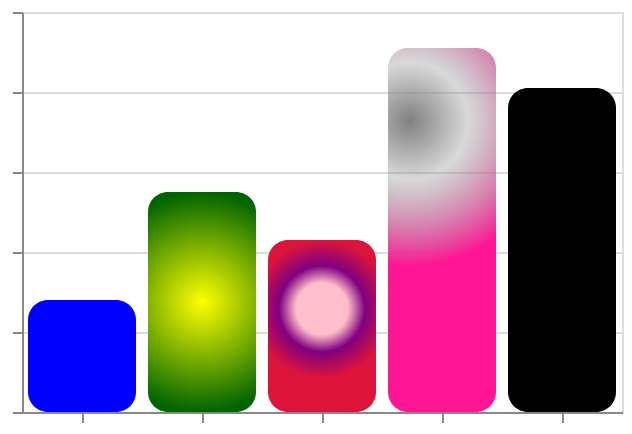

Vega-Lite specification for this chart:
### Vega specification from a JSON file in a GitHub repository (floating-point values rounded to 4 significant figures)
{"$schema": "https://vega.github.io/schema/vega/v5.json", "description": "A simple bar chart with embedded data.", "background": "white", "padding": 5, "height": 200, "style": "cell", "data": [{"name": "source_0", "values": [{"a": "A", "b": 28, "fill": "blue"}, {"a": "B", "b": 55, "fill": {"gradient": "radial", "x1": 0.5, "y1": 0.5, "x2": 0.5, "y2": 0.5, "r1": 0.0, "r2": 0.5, "stops": [{"offset": 0, "color": "yellow"}, {"offset": 1, "color": "darkgreen"}]}}, {"a": "C", "b": 43, "fill": {"gradient": "radial", "x1": 0.5, "y1": 0.4, "x2": 0.5, "y2": 0.4, "r1": 0.15, "r2": 0.4, "stops": [{"offset": 0, "color": "pink"}, {"offset": 0.4, "color": "purple"}, {"offset": 1, "color": "crimson"}]}}, {"a": "D", "b": 91, "fill": {"gradient": "radial", "x1": 0.2, "y1": 0.2, "x2": 0.2, "y2": 0.2, "r1": 0.0, "r2": 0.4, "stops": [{"offset": 0, "color": "rgb(128, 128, 128)"}, {"offset": 0.4, "color": "rgba(128, 128, 128, 0.3)"}, {"offset": 1, "color": "deeppink"}]}}, {"a": "E", "b": 81, "fill": "black"}]}, {"name": "data_0", "source": "source_0", "transform": [{"type": "stack", "groupby": ["a"], "field": "b", "sort": {"field": [], "order": []}, "as": ["b_start", "b_end"], "offset": "zero"}, {"type": "filter", "expr": "isValid(datum[\"b\"]) && isFinite(+datum[\"b\"])"}]}], "signals": [{"name": "x_step", "value": 60}, {"name": "width", "update": "bandspace(domain('x').length, 0.1, 0.05) * x_step"}], "marks": [{"name": "marks", "type": "rect", "style": ["bar"], "from": {"data": "data_0"}, "encode": {"update": {"fill": {"field": "fill"}, "cornerRadius": {"value": 10}, "ariaRoleDescription": {"value": "bar"}, "description": {"signal": "\"a: \" + (isValid(datum[\"a\"]) ? datum[\"a\"] : \"\"+datum[\"a\"]) + \"; b: \" + (format(datum[\"b\"], \"\"))"}, "x": {"scale": "x", "field": "a"}, "width": {"signal": "max(0.25, bandwidth('x'))"}, "y": {"scale": "y", "field": "b_end"}, "y2": {"scale": "y", "field": "b_start"}}}}], "scales": [{"name": "x", "type": "band", "domain": {"data": "data_0", "field": "a", "sort": true}, "range": {"step": {"signal": "x_step"}}, "paddingInner": 0.1, "paddingOuter": 0.05}, {"name": "y", "type": "linear", "domain": {"data": "data_0", "fields": ["b_start", "b_end"]}, "range": [{"signal": "height"}, 0], "nice": true, "zero": true}], "axes": [{"scale": "y", "orient": "left", "gridScale": "x", "grid": true, "tickCount": {"signal": "ceil(height/40)"}, "domain": false, "labels": false, "aria": false, "maxExtent": 0, "minExtent": 0, "ticks": false, "zindex": 0}, {"scale": "x", "orient": "bottom", "grid": false, "labels": false, "labelAngle": 0, "labelBaseline": "top", "zindex": 0}, {"scale": "y", "orient": "left", "grid": false, "labels": false, "labelOverlap": true, "tickCount": {"signal": "ceil(height/40)"}, "zindex": 0}]}
